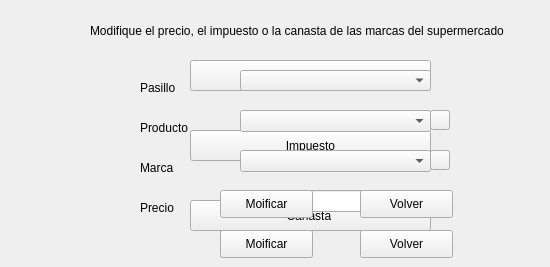
    <widget class="QWidget" name="Modificar">
     <attribute name="title">
      <string>Modificar</string>
     </attribute>
     <widget class="QPushButton" name="BModPrecio">
      <property name="geometry">
       <rect>
        <x>190</x>
        <y>60</y>
        <width>241</width>
        <height>31</height>
       </rect>
      </property>
      <property name="text">
       <string>Precio</string>
      </property>
     </widget>
     <widget class="QLabel" name="LModificar">
      <property name="geometry">
       <rect>
        <x>90</x>
        <y>20</y>
        <width>451</width>
        <height>21</height>
       </rect>
      </property>
      <property name="text">
       <string>Modifique el precio, el impuesto o la canasta de las marcas del supermercado</string>
      </property>
     </widget>
     <widget class="QPushButton" name="BModImp">
      <property name="geometry">
       <rect>
        <x>190</x>
        <y>130</y>
        <width>241</width>
        <height>31</height>
       </rect>
      </property>
      <property name="text">
       <string>Impuesto</string>
      </property>
     </widget>
     <widget class="QPushButton" name="BModCan">
      <property name="geometry">
       <rect>
        <x>190</x>
        <y>200</y>
        <width>241</width>
        <height>31</height>
       </rect>
      </property>
      <property name="text">
       <string>Canasta </string>
      </property>
     </widget>
     <widget class="QLabel" name="LPasMod">
      <property name="geometry">
       <rect>
        <x>140</x>
        <y>80</y>
        <width>55</width>
        <height>16</height>
       </rect>
      </property>
      <property name="text">
       <string>Pasillo</string>
      </property>
     </widget>
     <widget class="QLabel" name="LProdMod">
      <property name="geometry">
       <rect>
        <x>140</x>
        <y>120</y>
        <width>55</width>
        <height>16</height>
       </rect>
      </property>
      <property name="text">
       <string>Producto</string>
      </property>
     </widget>
     <widget class="QLabel" name="LMarMod">
      <property name="geometry">
       <rect>
        <x>140</x>
        <y>160</y>
        <width>55</width>
        <height>16</height>
       </rect>
      </property>
      <property name="text">
       <string>Marca</string>
      </property>
     </widget>
     <widget class="QComboBox" name="CBPasMod">
      <property name="geometry">
       <rect>
        <x>240</x>
        <y>70</y>
        <width>191</width>
        <height>21</height>
       </rect>
      </property>
     </widget>
     <widget class="QComboBox" name="CBProdMod">
      <property name="geometry">
       <rect>
        <x>240</x>
        <y>110</y>
        <width>191</width>
        <height>22</height>
       </rect>
      </property>
     </widget>
     <widget class="QComboBox" name="CBMarMod">
      <property name="geometry">
       <rect>
        <x>240</x>
        <y>150</y>
        <width>191</width>
        <height>22</height>
       </rect>
      </property>
     </widget>
     <widget class="QPushButton" name="BModi">
      <property name="geometry">
       <rect>
        <x>220</x>
        <y>230</y>
        <width>93</width>
        <height>28</height>
       </rect>
      </property>
      <property name="text">
       <string>Moificar</string>
      </property>
     </widget>
     <widget class="QLabel" name="LMod">
      <property name="geometry">
       <rect>
        <x>140</x>
        <y>200</y>
        <width>55</width>
        <height>16</height>
       </rect>
      </property>
      <property name="text">
       <string>Precio</string>
      </property>
     </widget>
     <widget class="QLineEdit" name="TPrecioMod">
      <property name="geometry">
       <rect>
        <x>240</x>
        <y>190</y>
        <width>191</width>
        <height>22</height>
       </rect>
      </property>
     </widget>
     <widget class="QPushButton" name="pushButton_2">
      <property name="geometry">
       <rect>
        <x>430</x>
        <y>150</y>
        <width>20</width>
        <height>20</height>
       </rect>
      </property>
      <property name="text">
       <string/>
      </property>
     </widget>
     <widget class="QPushButton" name="pushButton_3">
      <property name="geometry">
       <rect>
        <x>430</x>
        <y>110</y>
        <width>20</width>
        <height>20</height>
       </rect>
      </property>
      <property name="text">
       <string/>
      </property>
     </widget>
     <widget class="QPushButton" name="BModiImp">
      <property name="geometry">
       <rect>
        <x>220</x>
        <y>230</y>
        <width>93</width>
        <height>28</height>
       </rect>
      </property>
      <property name="text">
       <string>Moificar</string>
      </property>
     </widget>
     <widget class="QPushButton" name="BModiCan">
      <property name="geometry">
       <rect>
        <x>220</x>
        <y>190</y>
        <width>93</width>
        <height>28</height>
       </rect>
      </property>
      <property name="text">
       <string>Moificar</string>
      </property>
     </widget>
     <widget class="QPushButton" name="BModVol">
      <property name="geometry">
       <rect>
        <x>360</x>
        <y>190</y>
        <width>93</width>
        <height>28</height>
       </rect>
      </property>
      <property name="text">
       <string>Volver</string>
      </property>
     </widget>
     <widget class="QPushButton" name="BModVol_2">
      <property name="geometry">
       <rect>
        <x>360</x>
        <y>230</y>
        <width>93</width>
        <height>28</height>
       </rect>
      </property>
      <property name="text">
       <string>Volver</string>
      </property>
     </widget>
    </widget>
